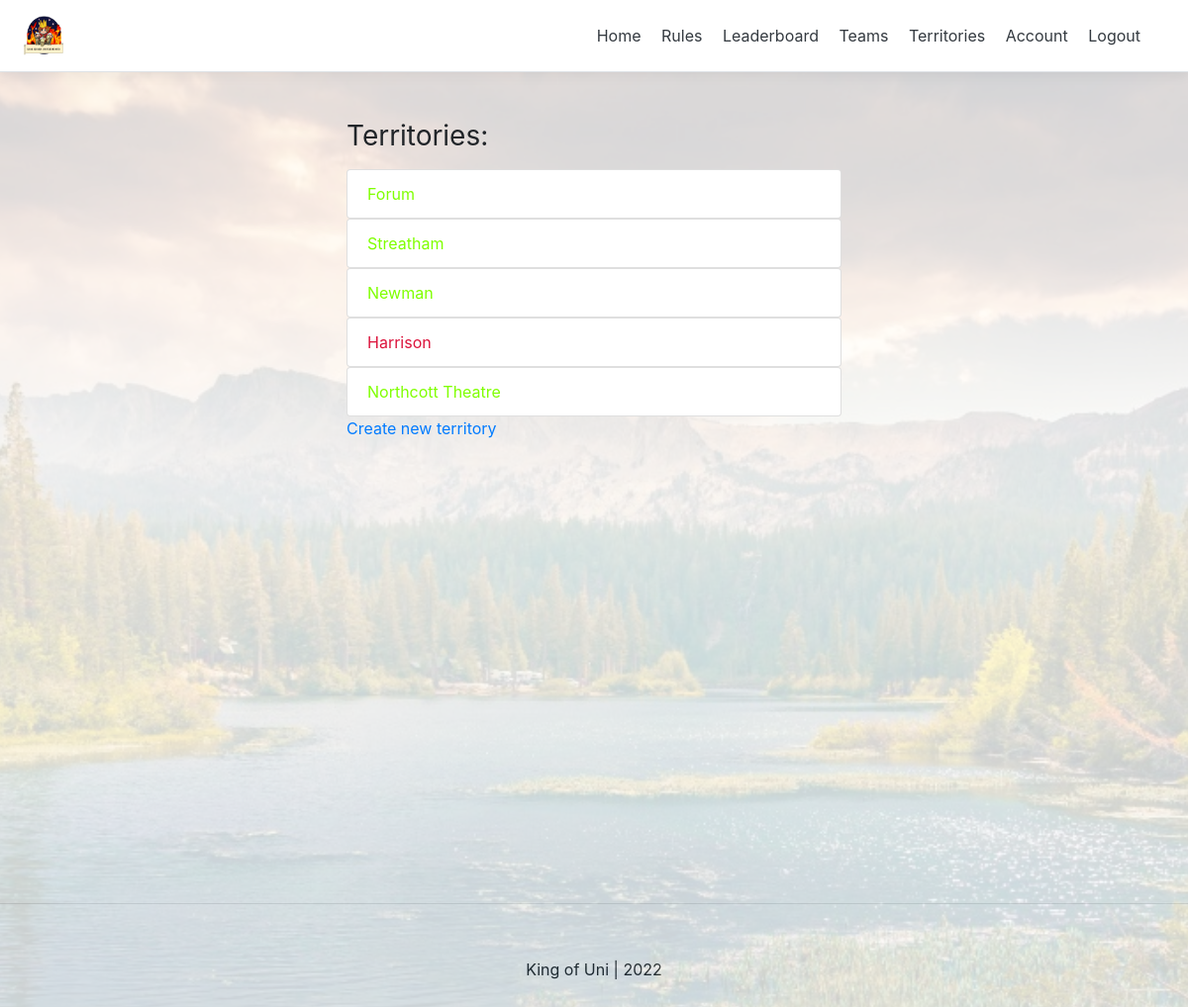
The page /game_keeper/settings/ (signed in) on the database its author committed.
### gameKeeper/models.py (models this page shows, shortened)
class Building(models.Model):
    name 					= models.CharField(max_length=50, null=False, blank=False, unique=True)
    latitude 				= models.DecimalField(max_digits=20, decimal_places=15, null=False, blank=False)
    longitude 				= models.DecimalField(max_digits=20, decimal_places=15, null=False, blank=False)
    streak                  = models.DecimalField(max_digits=1,decimal_places=0, default=1)
    is_active               = models.BooleanField(default=False)
    is_captured             = models.BooleanField(default=False)
    holder                  = models.CharField(max_length=50, default='Nobody')
    capture_date            = models.DateTimeField(blank=True, null=True)
    slug 					= models.SlugField(blank=True, unique=True)
    def __str__(self):
	    return self.name

### gameKeeper/views.py (the view)
# urls.py: path('settings/', game_keeper_view, name="settings"),
def game_keeper_view(request):
    context = {}
    if not request.user.is_authenticated:
        return redirect('login')
    buildings = Building.objects.all()
    context['buildings'] = buildings
    return render(request, 'game_keeper/settings.html', context)

### gameKeeper/templates/game_keeper/settings.html (shortened to what this page needs)
{% extends 'base.html' %}
{% block content %}
{% if request.user.is_authenticated %}
<div class="container mt-4 p-4">
    <div class="row">
      <div class="buildings">
        <h3 class="mb-3 font-weight-normal">Territories:</h3>
        {% if buildings %}
          <ul class="list-group">
          {% for building in buildings %}
            {% if building.is_active %}
            <a href="{% url 'game_keeper:detail' building.slug %}" style="text-decoration: none; color: chartreuse;">
              <li class="list-group-item">{{building}}</li></a>
            {% else %}
            <a href="{% url 'game_keeper:detail' building.slug %}" style="text-decoration: none; color: crimson;">
              <li class="list-group-item">{{building}}</li></a>
            {% endif %}
          {% endfor %}
          </ul>
        {% else %}
          <p>You have no Territories. Create a territory <a href="{% url 'game_keeper:create' %}">here</a>.</p>
        {% endif %}
        <a href="{% url 'game_keeper:create' %}">Create new territory</a>
      </div>
    </div>
  </div>
{% endif %}
{% endblock content %}

### templates/base.html (style rules this page uses)
.image { position: relative; }
.image:before { content: ' '; display: block; position: absolute; height: 100%; width: 100%; background-size: cover; opacity: 0.2; background-image: url("/static/exeter_uni.jpg"); background-repeat: no-repeat; background-position: center; }

### templates/snippets/header.html (style rules this page uses)
@media (min-width: 768px) { html { font-size: 16px; } }
.container { max-width: 960px; }

### gameKeeper/templates/game_keeper/settings.html (style rules this page uses)
.buildings { max-width: 500px; width: 100%; margin: auto; }

### rows shown on the page
Building: name "Forum"
Building: name "Streatham"
Building: name "Newman"
Building: name "Harrison"
Building: name "Northcott Theatre"
